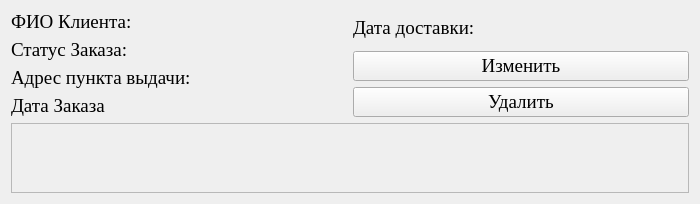
<?xml version="1.0" encoding="UTF-8"?>
<ui version="4.0">
 <class>Frame</class>
 <widget class="QFrame" name="Frame">
  <property name="geometry">
   <rect>
    <x>0</x>
    <y>0</y>
    <width>700</width>
    <height>199</height>
   </rect>
  </property>
  <property name="minimumSize">
   <size>
    <width>700</width>
    <height>0</height>
   </size>
  </property>
  <property name="maximumSize">
   <size>
    <width>700</width>
    <height>16777215</height>
   </size>
  </property>
  <property name="baseSize">
   <size>
    <width>700</width>
    <height>0</height>
   </size>
  </property>
  <property name="font">
   <font>
    <family>Times New Roman</family>
    <pointsize>14</pointsize>
   </font>
  </property>
  <property name="windowTitle">
   <string>Frame</string>
  </property>
  <layout class="QGridLayout" name="gridLayout">
   <item row="1" column="0" colspan="2">
    <widget class="QScrollArea" name="scrollArea">
     <property name="widgetResizable">
      <bool>true</bool>
     </property>
     <widget class="QWidget" name="scrollAreaWidgetContents">
      <property name="geometry">
       <rect>
        <x>0</x>
        <y>0</y>
        <width>680</width>
        <height>69</height>
       </rect>
      </property>
      <layout class="QVBoxLayout" name="verticalLayout_2"/>
     </widget>
    </widget>
   </item>
   <item row="0" column="0">
    <layout class="QVBoxLayout" name="verticalLayout">
     <item>
      <widget class="QLabel" name="FIO">
       <property name="text">
        <string>ФИО Клиента: </string>
       </property>
       <property name="wordWrap">
        <bool>true</bool>
       </property>
      </widget>
     </item>
     <item>
      <widget class="QLabel" name="Status">
       <property name="text">
        <string>Статус Заказа:</string>
       </property>
       <property name="wordWrap">
        <bool>true</bool>
       </property>
      </widget>
     </item>
     <item>
      <widget class="QLabel" name="Address">
       <property name="text">
        <string>Адрес пункта выдачи: </string>
       </property>
       <property name="wordWrap">
        <bool>true</bool>
       </property>
      </widget>
     </item>
     <item>
      <widget class="QLabel" name="Date">
       <property name="text">
        <string>Дата Заказа</string>
       </property>
      </widget>
     </item>
    </layout>
   </item>
   <item row="0" column="1">
    <layout class="QVBoxLayout" name="verticalLayout_3">
     <item>
      <widget class="QLabel" name="DateDelivery">
       <property name="text">
        <string>Дата доставки: </string>
       </property>
      </widget>
     </item>
     <item>
      <widget class="QPushButton" name="Update">
       <property name="text">
        <string>Изменить</string>
       </property>
      </widget>
     </item>
     <item>
      <widget class="QPushButton" name="Delete">
       <property name="text">
        <string>Удалить</string>
       </property>
      </widget>
     </item>
    </layout>
   </item>
  </layout>
 </widget>
 <resources/>
 <connections/>
</ui>
